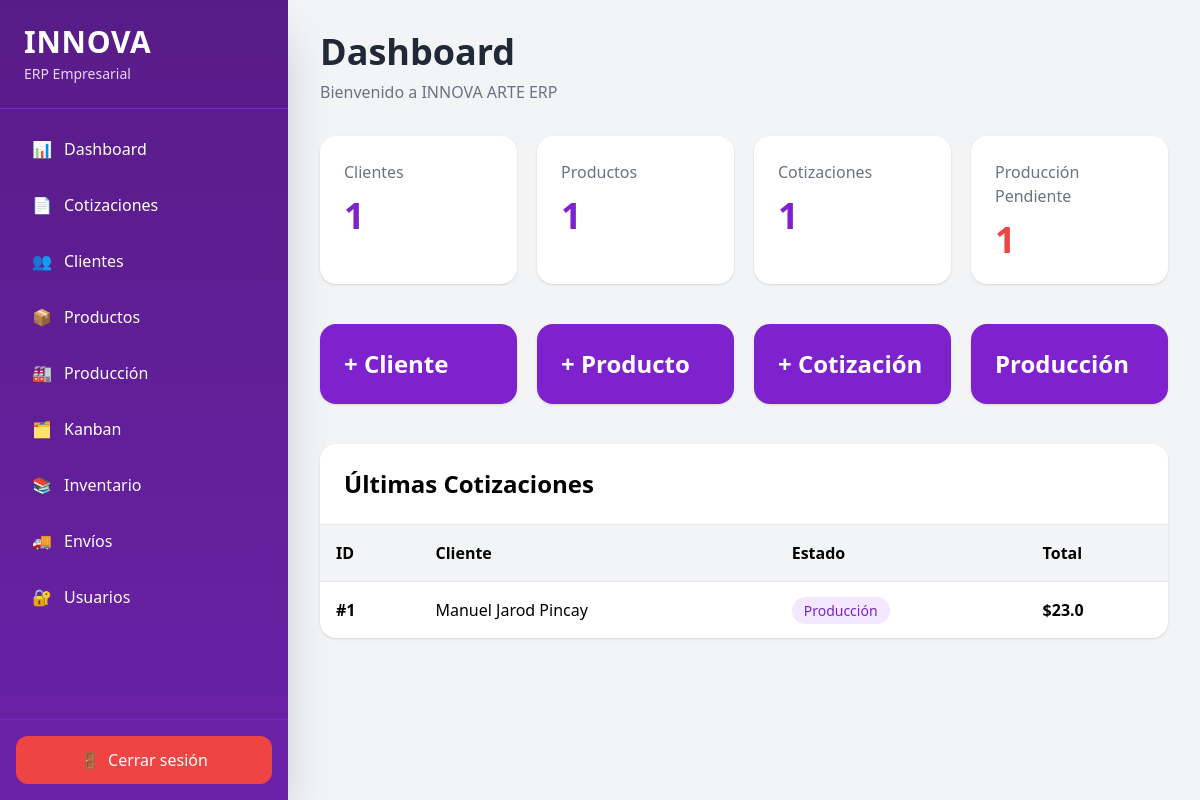
Page / (signed in) on the earlier database version.
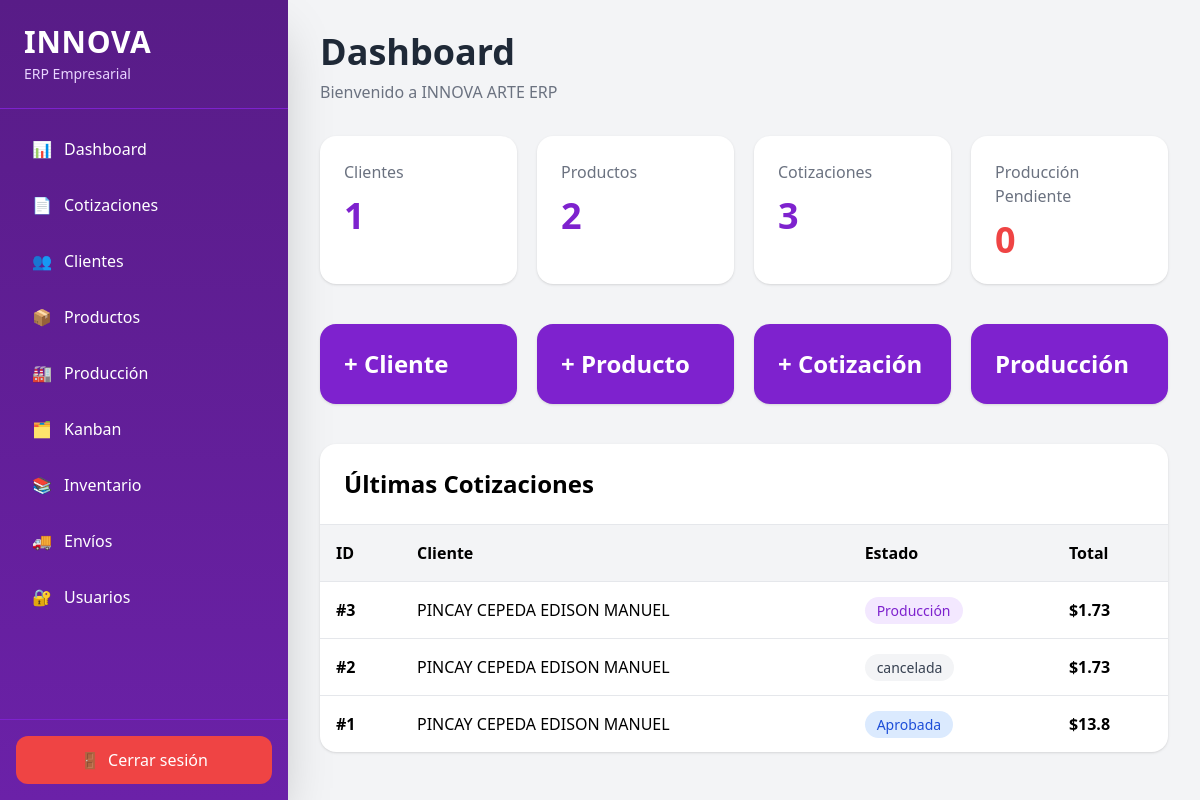
Same page on the later database version.
### app/models/quotation.py (models this page shows)
class Quotation(Base):
    __tablename__ = "quotations"
    id = Column(Integer, primary_key=True)
    client_id = Column(
        Integer,
        ForeignKey("clients.id")
    )
    subtotal = Column(Float)
    discount = Column(Float)
    iva = Column(Float)
    total = Column(Float)
    status = Column(String)
    created_at = Column(
        DateTime,
        default=datetime.utcnow
    )
    client = relationship("Client")
    items = relationship(
    "QuotationItem"
)

### app/models/client.py (models this page shows)
class Client(Base):
    __tablename__ = "clients"
    id = Column(Integer, primary_key=True, index=True)
    name = Column(String)
    company = Column(String)
    ruc_ci = Column(String)
    phone = Column(String)
    email = Column(String)
    address = Column(Text)
    client_type = Column(String)
    observations = Column(Text)

### app/routes/dashboard.py (the view)
@router.get(
    "/",
    response_class=HTMLResponse
)
async def dashboard(
    request: Request,
    db: Session = Depends(get_db)
):
    user = login_required(request)
    if isinstance(user, RedirectResponse):
        return user
    total_clients = db.query(Client).count()
    total_products = db.query(Product).count()
    total_quotations = db.query(Quotation).count()
    production_pending = db.query(
    ProductionOrder
).filter(
    ProductionOrder.status.in_([
        "pendiente",
        "diseño",
        "produccion",
        "empacado"
    ])
).count()
    recent_quotations = db.query(
        Quotation
    ).order_by(
        Quotation.id.desc()
    ).limit(5).all()
    return templates.TemplateResponse(
        request=request,
        name="dashboard.html",
        context={
            "total_clients": total_clients,
            "total_products": total_products,
            "total_quotations": total_quotations,
            "production_pending": production_pending,
            "recent_quotations": recent_quotations
        }
    )

### app/templates/dashboard.html (shortened to what the changed rows need)
{% extends 'base.html' %}
{% block content %}
<div class="mb-8">
    <h1 class="text-4xl font-bold text-gray-800">
        Dashboard
    </h1>
</div>
<div class="grid grid-cols-4 gap-5 mb-10">
    <div class="bg-white rounded-2xl shadow p-6">
        <div class="text-gray-500">
            Productos
        </div>
        <div class="text-4xl font-bold mt-3 text-purple-700">
            {{ total_products }}
        </div>
    </div>
    <div class="bg-white rounded-2xl shadow p-6">
        <div class="text-gray-500">
            Cotizaciones
        </div>
        <div class="text-4xl font-bold mt-3 text-purple-700">
            {{ total_quotations }}
        </div>
    </div>
    <div class="bg-white rounded-2xl shadow p-6">
        <div class="text-gray-500">
            Producción Pendiente
        </div>
        <div class="text-4xl font-bold mt-3 text-red-500">
            {{ production_pending }}
        </div>
    </div>
</div>
<div class="bg-white rounded-2xl shadow overflow-hidden">
    <div class="p-6 border-b">
        <h2 class="text-2xl font-bold">
            Últimas Cotizaciones
        </h2>
    </div>
    <table class="w-full">
        <thead class="bg-gray-100">
            <tr>
                <th class="text-left p-4">
                    ID
                </th>
                <th class="text-left p-4">
                    Cliente
                </th>
                <th class="text-left p-4">
                    Estado
                </th>
                <th class="text-left p-4">
                    Total
                </th>
            </tr>
        </thead>
        <tbody>
            {% for quotation in recent_quotations %}
            <tr class="border-t">
                <td class="p-4 font-bold">
                    #{{ quotation.id }}
                </td>
                <td class="p-4">
                    {{ quotation.client.name }}
                </td>
                    <td class="p-4">
                        {% if quotation.status == 'pendiente' %}
                        <span class="bg-yellow-100 text-yellow-700 px-3 py-1 rounded-full text-sm">
                            Pendiente
                        </span>
                        {% elif quotation.status == 'aprobada' %}
                        <span class="bg-blue-100 text-blue-700 px-3 py-1 rounded-full text-sm">
                            Aprobada
                        </span>
                        {% elif quotation.status == 'produccion' %}
                        <span class="bg-purple-100 text-purple-700 px-3 py-1 rounded-full text-sm">
                            Producción
                        </span>
                        {% elif quotation.status == 'enviada' %}
                        <span class="bg-orange-100 text-orange-700 px-3 py-1 rounded-full text-sm">
                            Enviada
                        </span>
                        {% elif quotation.status == 'entregada' %}
                        <span class="bg-green-100 text-green-700 px-3 py-1 rounded-full text-sm">
                            Entregada
                        </span>
                        {% else %}
                        <span class="bg-gray-100 text-gray-700 px-3 py-1 rounded-full text-sm">
                            {{ quotation.status }}
                        </span>
                        {% endif %}
                    </td>
                <td class="p-4 font-bold">
                    ${{ quotation.total }}
                </td>
            </tr>
            {% endfor %}
        </tbody>
    </table>
</div>
{% endblock %}

Differences in the rows shown:
added Quotation: id "3", client.name "PINCAY CEPEDA EDISON MANUEL", status "Producción", total "1.73"
added Quotation: id "2", client.name "PINCAY CEPEDA EDISON MANUEL", status "cancelada", total "1.73"
changed Quotation id 1: client.name "Manuel Jarod Pincay" → "PINCAY CEPEDA EDISON MANUEL"; total "23.0" → "13.8"; status "Producción" → "Aprobada"
Other differences:
{{ total_products }}: "1" → "2"
{{ total_quotations }}: "1" → "3"
{{ production_pending }}: "1" → "0"
